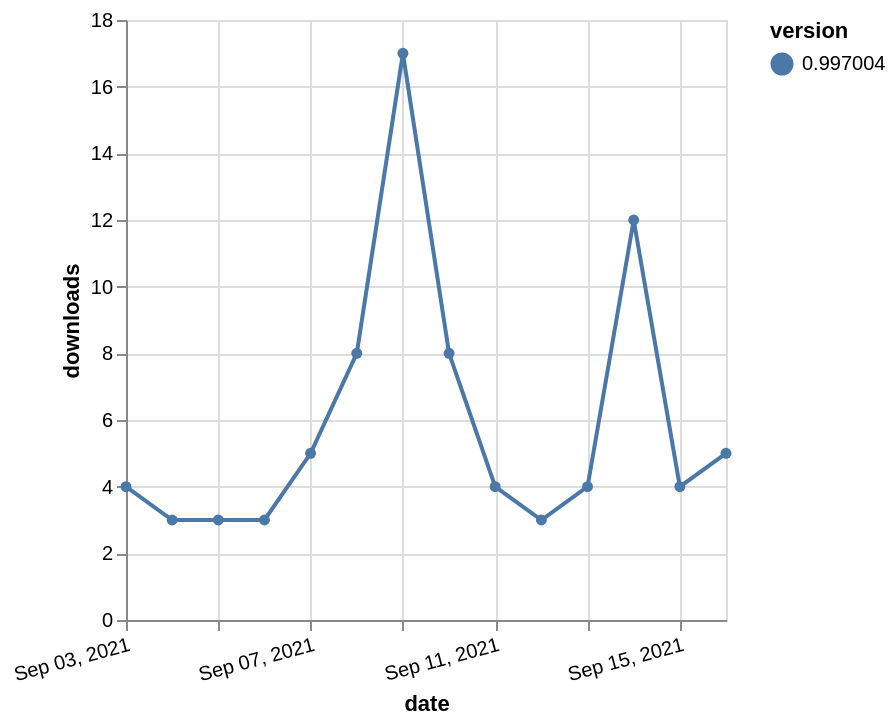

Vega-Lite specification for this chart:
### Vega-Lite specification from a JSON file in a GitHub repository (floating-point values rounded to 4 significant figures)
{"$schema": "https://vega.github.io/schema/vega-lite/v5.json", "description": "A simple bar chart with embedded data.", "data": {"values": [{"date": "2021-09-03", "total": 6075, "delta": 4, "version": "0.997004"}, {"date": "2021-09-04", "total": 6078, "delta": 3, "version": "0.997004"}, {"date": "2021-09-05", "total": 6081, "delta": 3, "version": "0.997004"}, {"date": "2021-09-06", "total": 6084, "delta": 3, "version": "0.997004"}, {"date": "2021-09-07", "total": 6089, "delta": 5, "version": "0.997004"}, {"date": "2021-09-08", "total": 6097, "delta": 8, "version": "0.997004"}, {"date": "2021-09-09", "total": 6114, "delta": 17, "version": "0.997004"}, {"date": "2021-09-10", "total": 6122, "delta": 8, "version": "0.997004"}, {"date": "2021-09-11", "total": 6126, "delta": 4, "version": "0.997004"}, {"date": "2021-09-12", "total": 6129, "delta": 3, "version": "0.997004"}, {"date": "2021-09-13", "total": 6133, "delta": 4, "version": "0.997004"}, {"date": "2021-09-14", "total": 6145, "delta": 12, "version": "0.997004"}, {"date": "2021-09-15", "total": 6149, "delta": 4, "version": "0.997004"}, {"date": "2021-09-16", "total": 6154, "delta": 5, "version": "0.997004"}]}, "width": "container", "mark": {"type": "line", "point": {"filled": true}}, "encoding": {"x": {"field": "date", "type": "temporal", "timeUnit": "yearmonthdate", "title": "date", "axis": {"labelAngle": -15}}, "y": {"field": "delta", "type": "quantitative", "title": "downloads"}, "color": {"field": "version", "type": "nominal"}, "tooltip": {"field": "delta"}}}
